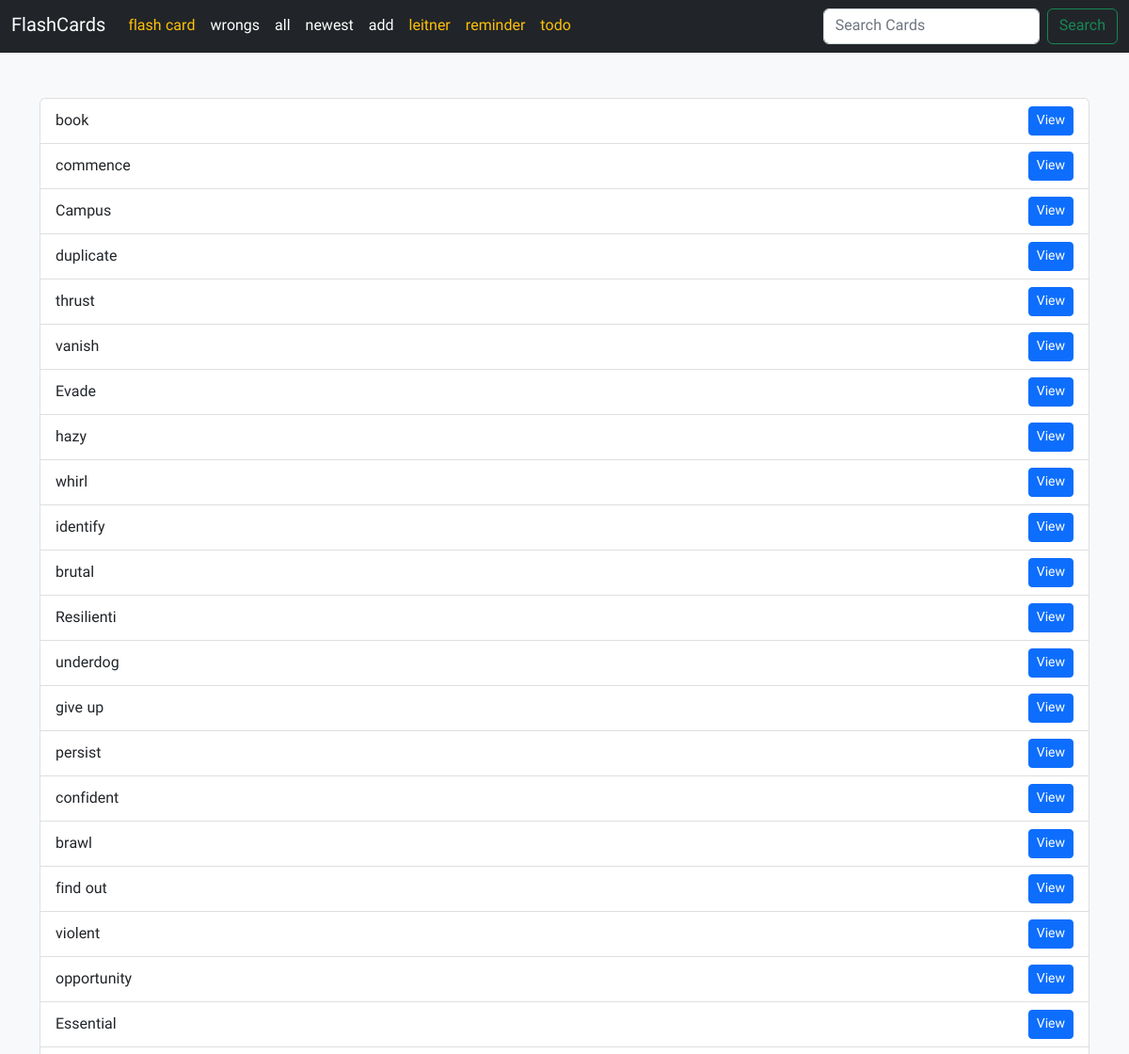
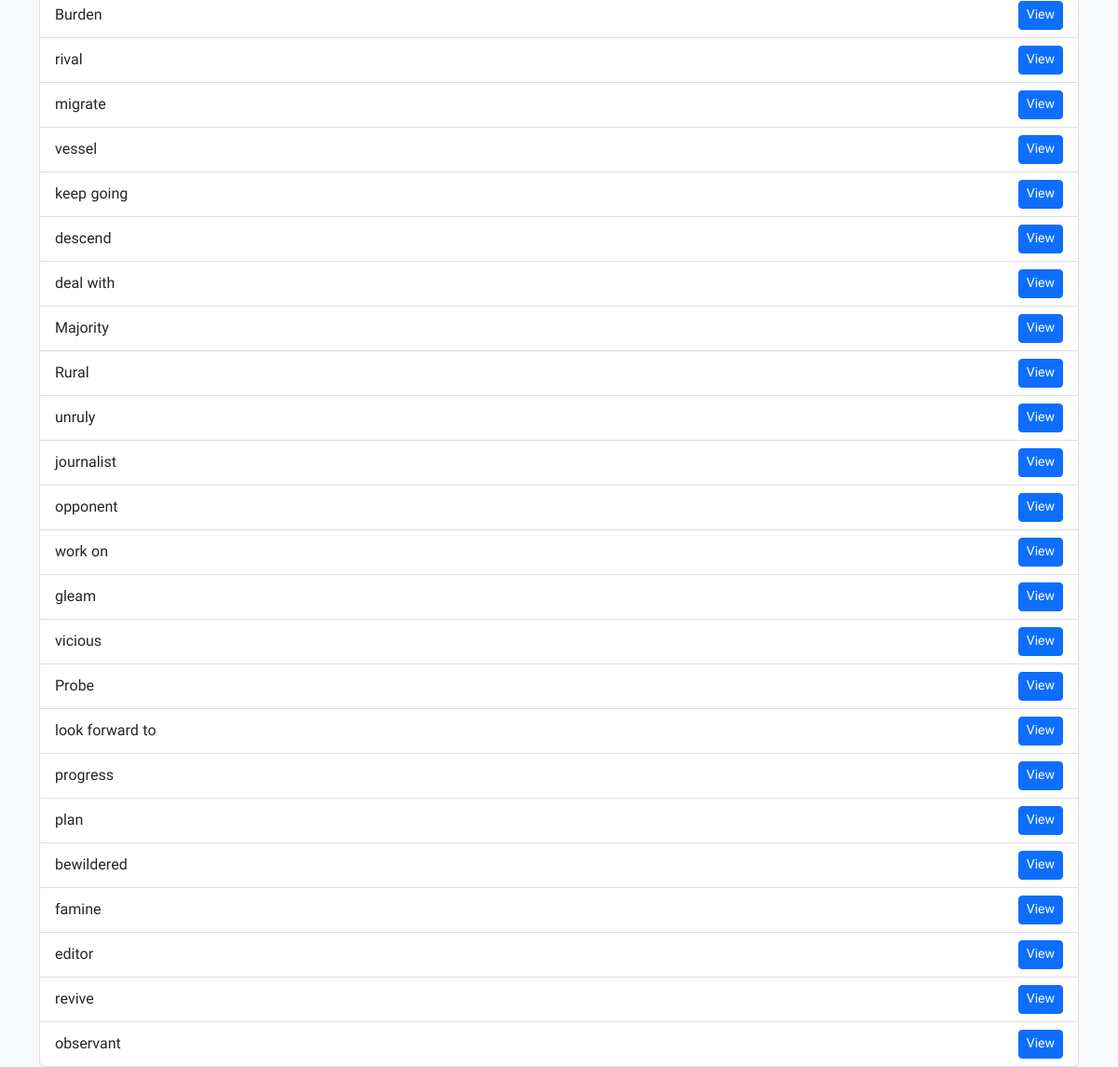
Page /flashcard/home/ on the committed database (2 pictures, top to bottom).
### home/models.py (models this page shows, shortened)
class FlashCard(models.Model):
    word = models.CharField(max_length=512)
    meaning = models.CharField(max_length=512)
    example = models.CharField(max_length=1024, null=True, blank=True)
    rate = models.SmallIntegerField(default=0)
    last_reply = models.BooleanField(default=False)
    created_at = models.DateTimeField(auto_now_add=True)
    next_review_date = models.DateField()

### home/views.py (the view)
# urls.py: path("home/" ,HomeView.as_view(),name="home"),
class HomeView(View):
    def get(self, request):
        cards = FlashCard.objects.filter(next_review_date__lte=date.today()).order_by(
            "?"
        )
        return render(request, "home/home.html", {"cards": cards})

### home/templates/home/home.html
{% extends 'base.html' %}
{% block content %}
  <ul class="list-group">
    {% if cards %}
      {% for card in cards %}
        <li class="list-group-item d-flex justify-content-between align-items-center">
          {{ card.word }}
          <a href="{% url 'home:cardsdetails' card.id %}" class="btn btn-sm btn-primary">View</a>
        </li>
      {% endfor %}
    {% else %}
      <div dir="rtl" class="alert alert-warning alert-dismissible fade show" role="alert">
        کارتی وجود ندارد!
        <button type="button" class="btn-close" data-bs-dismiss="alert" aria-label="Close"></button>
      </div>
    {% endif %}
  </ul>
{% endblock %}

### rows in the picture
FlashCard: word "book"
FlashCard: word "commence"
FlashCard: word "Campus"
FlashCard: word "duplicate"
FlashCard: word "thrust"
FlashCard: word "vanish"
FlashCard: word "Evade"
FlashCard: word "hazy"
FlashCard: word "whirl"
FlashCard: word "identify"
FlashCard: word "brutal"
FlashCard: word "Resilienti"
FlashCard: word "underdog"
FlashCard: word "give up"
FlashCard: word "persist"
FlashCard: word "confident"
FlashCard: word "brawl"
FlashCard: word "find out"
FlashCard: word "violent"
FlashCard: word "opportunity"
FlashCard: word "Essential"
FlashCard: word "Burden"
FlashCard: word "rival"
FlashCard: word "migrate"
FlashCard: word "vessel"
FlashCard: word "keep going"
FlashCard: word "descend"
FlashCard: word "deal with"
FlashCard: word "Majority"
FlashCard: word "Rural"
FlashCard: word "unruly"
FlashCard: word "journalist"
FlashCard: word "opponent"
FlashCard: word "work on"
FlashCard: word "gleam"
FlashCard: word "vicious"
FlashCard: word "Probe"
FlashCard: word "look forward to"
FlashCard: word "progress"
FlashCard: word "plan"
FlashCard: word "bewildered"
FlashCard: word "famine"
FlashCard: word "editor"
FlashCard: word "revive"
FlashCard: word "observant"
